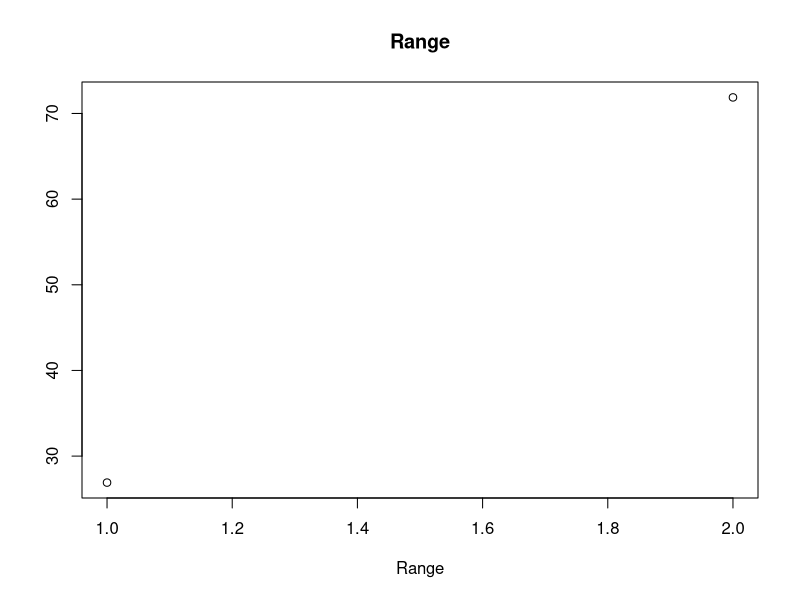
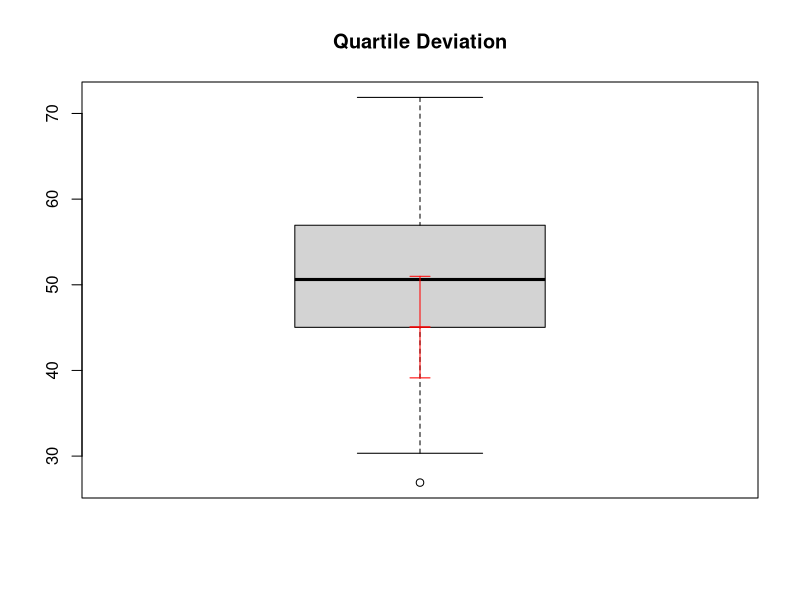
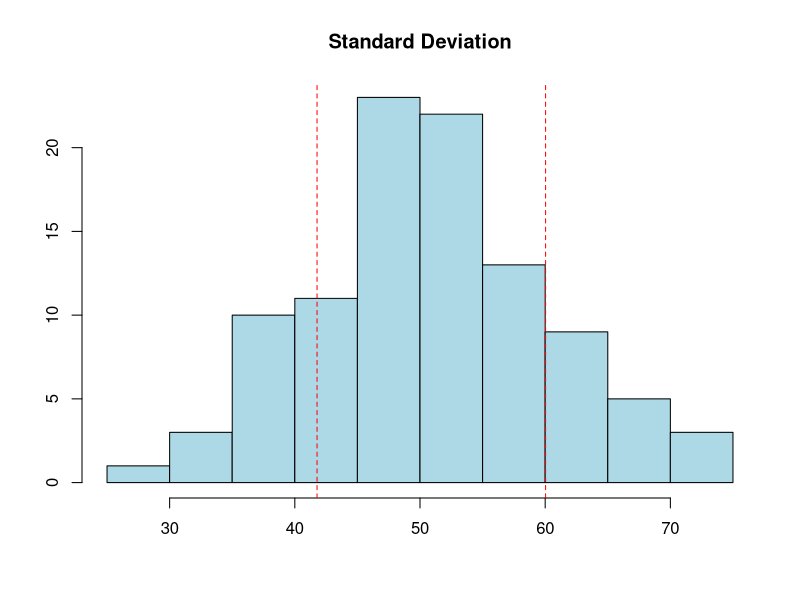
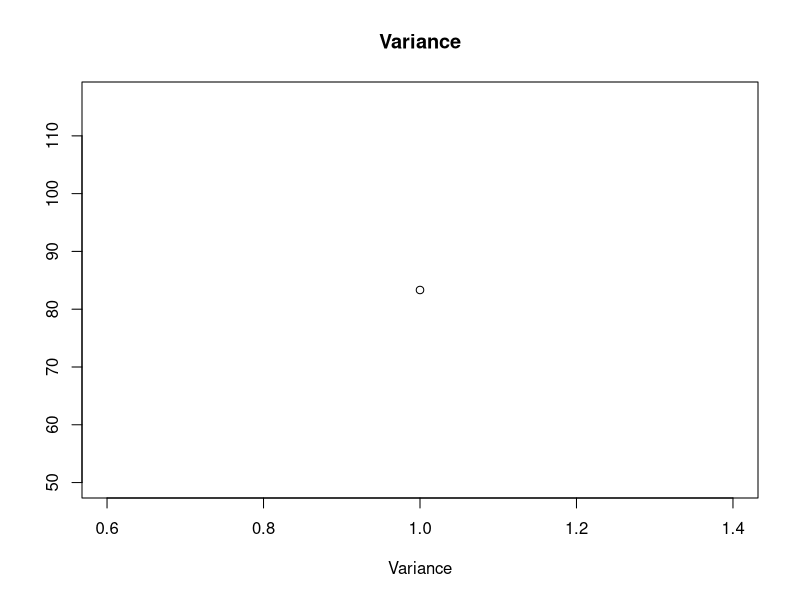

Reproduce these figures in R, in order.
# Create a sample dataset
set.seed(123)
data <- rnorm(100, mean = 50, sd = 10)

# Range
range_val <- range(data)

# Plot
plot(range_val, type = "p", main = "Range", xlab = "Range", ylab = "")

# Quartiles
quartiles <- quantile(data)

# Quartile Deviation
qdev <- IQR(data) / 2

# Plot
boxplot(data, main = "Quartile Deviation", xlab = "", ylab = "")
arrows(1, quartiles[2], 1, quartiles[2] + qdev, angle = 90, code = 3, length = 0.1, col = "red")
arrows(1, quartiles[2], 1, quartiles[2] - qdev, angle = 90, code = 3, length = 0.1, col = "red")

# Standard Deviation
std_dev <- sd(data)

# Plot
hist(data, main = "Standard Deviation", xlab = "", ylab = "", col = "lightblue")
abline(v = c(mean(data) - std_dev, mean(data) + std_dev), col = "red", lty = 2)

# Variance
variance <- var(data)

# Plot
plot(variance, type = "p", main = "Variance", xlab = "Variance", ylab = "")